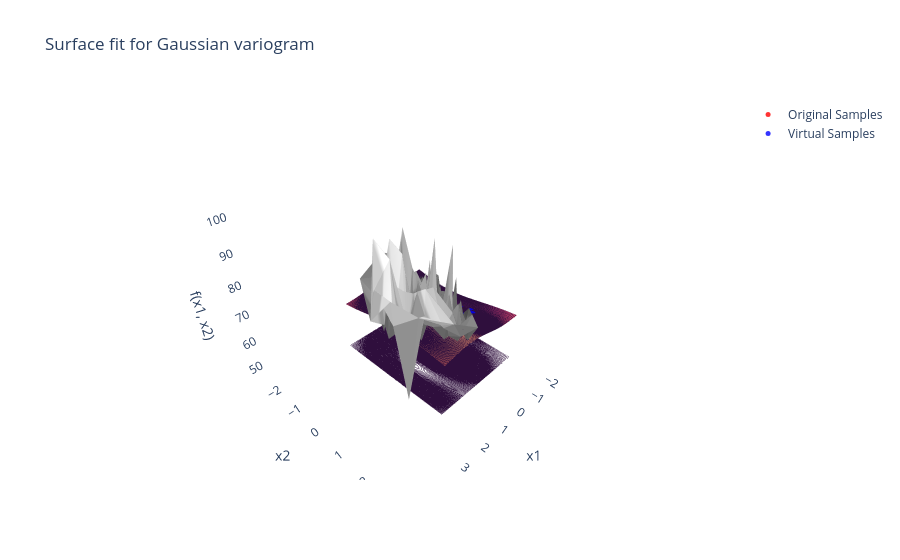

The notebook cell saved with this chart:
### Code cell
Generator = KrigingVSG(df_training[['x1', 'x2']].values, df_training['f(x1,x2)'].values)
gaussian_df = Generator.ComputeY('gaussian')
X, Y, Z = predictUnsampled(Generator.kriging_model)
PlotSurface(X, Y, Z, gaussian_df, 'Gaussian')

metrics_gss = ComputeMetrics(Generator.kriging_model, gaussian_df)
gaussian_metrics_df = pd.DataFrame(metrics_gss, index=[0])
